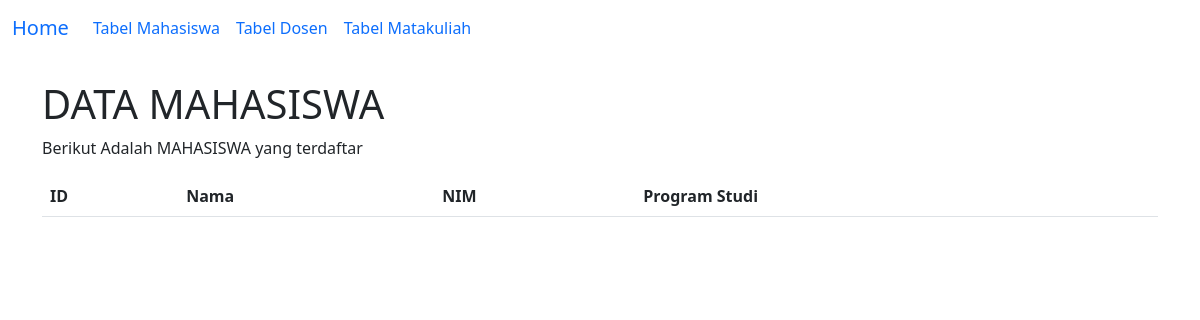
Before: /data_mahasiswa.php with the older database file.
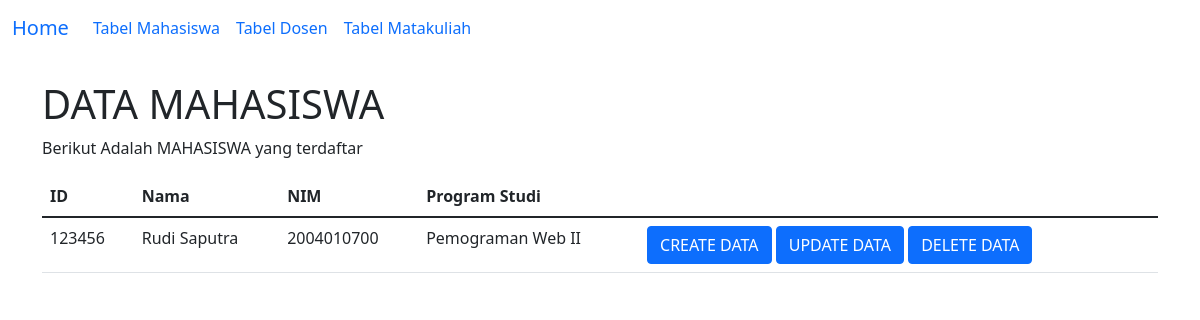
After: the same page with the newer database file.
### tables this page shows
CREATE TABLE `mahasiswa` (
  `id` int(11) NOT NULL,
  `nama` varchar(255) NOT NULL,
  `nim` char(10) NOT NULL,
  `program_studi` varchar(255) NOT NULL
);

### data_mahasiswa.php (the view, shortened to what this page needs)
<!DOCTYPE html>
<html lang="en">
<head>
    <link href="https://cdn.jsdelivr.net/npm/bootstrap@5.1.3/dist/css/bootstrap.min.css" rel="stylesheet">
</head>
<body>
<?php include('navbar.php'); ?>
<div class="container mt-4">
    <h1> DATA MAHASISWA</h1>
    <p>Berikut Adalah MAHASISWA yang terdaftar</p>
    <table class="table table-striped-columns">
        <thead>
            <tr>
                <th>ID</th>
                <th>Nama </th>
                <th>NIM</th>
                <th>Program Studi</th>
            </tr>
        </thead>
        <tbody>
            <?php
            include('koneksi.php');
            $mahasiswa = mysqli_query($koneksi, "SELECT * FROM mahasiswa");
            while ($baris = mysqli_fetch_array($mahasiswa)){
            ?>
                <tr>
                    <td><?php echo $baris['id'] ; ?></td>
                    <td><?php echo $baris['nama'] ; ?></td>
                    <td><?php echo $baris['nim'] ; ?></td>
                    <td><?php echo $baris['program_studi'] ; ?></td>
                    <td>
                        <a class="btn btn-primary" href="c_mahasiswa.php?id=<?php echo $baris ['id'] ?>" role="button">CREATE DATA</a>
                        <a class="btn btn-primary" href="u_mahasiswa.php?id=<?php echo $baris ['id'] ?>" role="button">UPDATE DATA</a>
                        <a class="btn btn-primary" href="d_mahasiswa.php?id=<?php echo $baris ['id'] ?>" role="button">DELETE DATA</a>
                    </td>
                </tr>
            <?php } ?>
        </tbody>
    </table>
    </div>
</body>
</html>

Changed rows visible on the page:
added mahasiswa: id "123456", nama "Rudi Saputra", nim "2004010700", program_studi "Pemograman Web II"
